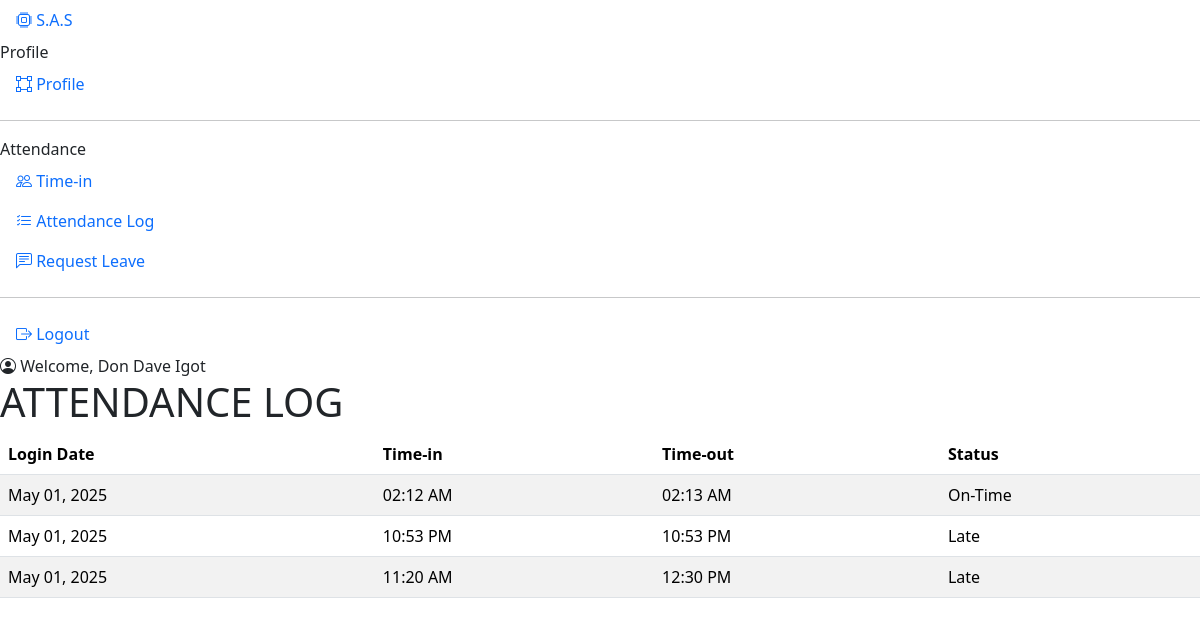
The page /users/attendance_log.php (signed in) on the database its author committed.
### tables this page shows
CREATE TABLE `users` (
  `user_id` int(11) NOT NULL,
  `gender` enum('Male','Female','Other') NOT NULL,
  `full_name` varchar(50) NOT NULL,
  `email` varchar(255) NOT NULL,
  `password` varchar(255) NOT NULL,
  `contact_no` varchar(15) NOT NULL,
  `role` enum('admin','user') DEFAULT 'user',
  `created_at` timestamp NOT NULL DEFAULT current_timestamp(),
  `shift_id` int(11) DEFAULT NULL,
  `shift_type` enum('morning','afternoon','night') NOT NULL,
  `start_time` time DEFAULT NULL,
  `end_time` time DEFAULT NULL,
  `original_shift_type` enum('morning','afternoon','night') DEFAULT NULL,
  `original_start_time` time DEFAULT NULL,
  `original_end_time` time DEFAULT NULL
);

CREATE TABLE `attendance` (
  `id` int(11) NOT NULL,
  `user_id` int(11) NOT NULL,
  `login_date` date NOT NULL,
  `time_in` time DEFAULT NULL,
  `time_out` time DEFAULT NULL,
  `status` enum('Absent','Late','On-Leave','On-Time','Over-time') NOT NULL,
  `date` date NOT NULL DEFAULT curdate()
);

### users/attendance_log.php (the view, shortened to what this page needs)
<?php
include '../db_connection.php';
$user_id = $_SESSION['user_id'];
$stmt = $conn->prepare("SELECT * FROM users WHERE user_id = ?");
$stmt->bind_param("i", $user_id);
$stmt->execute();
$result = $stmt->get_result();
if ($result->num_rows === 1) {
    $user = $result->fetch_assoc();
} else {
    echo "User not found.";
    exit();
}
$sql = "SELECT id, login_date, time_in, time_out, status
        FROM attendance
        WHERE user_id = ?
        ORDER BY login_date DESC";
$stmt = $conn->prepare($sql);
$stmt->bind_param("i", $user_id);
$stmt->execute();
$result = $stmt->get_result();
?>
<!DOCTYPE html>
<html lang="en">
<head>
    <link rel="stylesheet" href="https://cdn.jsdelivr.net/npm/bootstrap@5.3.3/dist/css/bootstrap.min.css">
    <link rel="stylesheet" href="https://cdn.jsdelivr.net/npm/bootstrap-icons@1.11.3/font/bootstrap-icons.min.css">
    <link rel="stylesheet" href="../users/scss/user.scss">
    <link rel="stylesheet" href="../users/scss/table.scss">
    <link rel="stylesheet" href="../users/scss/btn.scss">
</head>
<body>
    <div class="sidebar">
        <nav class="nav flex-column">
            <a class="nav-link logo-link" href="user_dashboard.php">
                <span class="icon">
                    <i class="bi bi-cpu"></i>
                </span>
                <span class="description">S.A.S</span>
            </a>
            <span class="category">Profile</span>
            <a class="nav-link" href="user_dashboard.php">
                <span class="icon">
                    <i class="bi bi-bounding-box"></i>
                </span>
                <span class="description">Profile</span>
            </a>
            <hr>
            <span class="category">Attendance</span>
            <a class="nav-link" href="time_in.php">
                <span class="icon">
                    <i class="bi bi-people"></i>
                </span>
                <span class="description">Time-in</span>
            </a>
            <a class="nav-link" href="attendance_log.php">
                <span class="icon">
                    <i class="bi bi-list-check"></i>
                </span>
                <span class="description">Attendance Log</span>
            </a>
            <a class="nav-link" href="request_leave.php">
                <span class="icon">
                    <i class="bi bi-chat-left-text"></i>
                </span>
                <span class="description">Request Leave</span>
            </a>
            <hr>
            <a class="nav-link" href="../logout.php">
                <span class="icon">
                    <i class="bi bi-box-arrow-right"></i>
                </span>
                <span class="description">Logout</span>
            </a>
        </nav>
    </div>
    <main class="main-content">
        <div class="header">
            <div class="welcome-message">
                <span class="icon">
                <i class="bi bi-person-circle"></i>
                </span>
                Welcome, <?php echo htmlspecialchars($user['full_name']); ?>
            </div>
        </div>
        <div class="page-title">
            <h1>ATTENDANCE LOG</h1>
        </div>
        <div class="dashboard-content">
            <div class="log-container">
                <?php if ($result->num_rows > 0): ?>
                    <table class="table table-striped">
                        <thead>
                            <tr>
                                <th>Login Date</th>
                                <th>Time-in</th>
                                <th>Time-out</th>
                                <th>Status</th>
                            </tr>
                        </thead>
                        <tbody>
                            <?php while($row = $result->fetch_assoc()): ?>
                                <tr>
                                    <td>
                                        <?php
                                        echo $row['time_in']
                                            ? date('M d, Y', strtotime($row['time_in']))
                                            : '--';
                                        ?>
                                    </td>
                                    <td>
                                        <?php
                                        echo $row['time_in'] ? date('h:i A', strtotime($row['time_in'])) : '--';
                                        ?>
                                    </td>
                                    <td>
                                        <?php
                                        echo $row['time_out'] ? date('h:i A', strtotime($row['time_out'])) : '--';
                                        ?>
                                    </td>
                                    <td>
                                        <?php
                                        $status = 'Absent';
                                        if ($row['time_in']) {
                                            $time_in = strtotime($row['time_in']);
                                            $expected_time_in = strtotime('09:00:00');
                                            if ($time_in <= $expected_time_in) {
                                                $status = 'On-Time';
                                            } else {
                                                $status = 'Late';
                                            }
                                        }
                                        echo htmlspecialchars($status);
                                        ?>
                                    </td>
                                </tr>
                            <?php endwhile; ?>
                        </tbody>
                    </table>
                <?php else: ?>
                    <p>No attendance records found.</p>
                <?php endif; ?>
            </div>
        </div>
    </main>
</body>
</html>

### rows shown on the page
users: full_name "Don Dave Igot"
attendance: time_in "May 01, 2025", time_in "02:12 AM", time_out "02:13 AM", time_in "On-Time"
attendance: time_in "May 01, 2025", time_in "10:53 PM", time_out "10:53 PM", time_in "Late"
attendance: time_in "May 01, 2025", time_in "11:20 AM", time_out "12:30 PM", time_in "Late"
